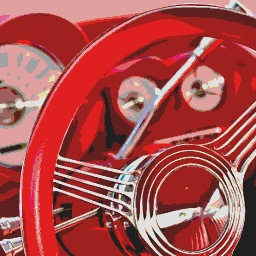
//> input picture img/0.jpg, 256 x 256 px
$ ./6.Image_smoothing img/0.jpg   (built with g++ and OpenCV 4)
//> lines starting //> are read from the running program, lines starting //| are printed output that depends on the picture
#include "opencv2/imgproc/imgproc.hpp"
#include "opencv2/highgui/highgui.hpp"
#include "opencv\cv.h"
#include <math.h>
#include <iostream>
using namespace cv;
using namespace std;

// 6 SMOOTH IMAGES

// Calculate PSNR
double getPSNR(const Mat& I1, const Mat& I2)
{
	Mat s1;
	absdiff(I1, I2, s1);       // |I1 - I2|
	s1.convertTo(s1, CV_32F);  // cannot make a square on 8 bits
	s1 = s1.mul(s1);           // |I1 - I2|^2

	Scalar s = sum(s1);         // sum elements per channel

	double sse = s.val[0] + s.val[1] + s.val[2]; // sum channels

	if (sse <= 1e-10) // for small values return zero
		return 0;
	else
	{
		double  mse = sse / (double)(I1.channels() * I1.total());
		double psnr = 10.0*log10((255 * 255) / mse);
		return psnr;
	}
}

int main(int argc, char** argv)
{
	// Print out usage
	if (argc != 2) {
		cout << "Usage: " << argv[0] << "[input]" << endl;
		return 0;
	}

	// Read the image data and store it in 'in'
	Mat in = imread(argv[1], CV_LOAD_IMAGE_ANYDEPTH | CV_LOAD_IMAGE_ANYCOLOR);
//> in is the input picture: 256 rows x 256 cols, CV_8UC3; mean B, G, R 77.4, 78.3, 171.3

	// Check whether the image is loaded or not
	if (in.empty()) {
		cout << "Error: Image cannot be loaded!" << endl;
		return -1;
	}

	// Display the original image
	imshow("Original", in);

	// Specify compression quality
	vector<int> params;
	params.push_back(CV_IMWRITE_JPEG_QUALITY);
	params.push_back(100);

	Mat dst;
	//char zBuffer[35];

	/*-----Gaussian Filter 5x5-----*/
	int i = 5;
	// Copy text tp buffer
	//_snprintf_s(zBuffer, 35, "Gaussian Filter: %d x %d", i, i);

	// smooth the img using Gaussian kernel and save it to "dst"
	GaussianBlur(in, dst, Size(i, i), 0, 0);

	// put the text in the 'zBuffer' to the 'dst' img
	// putText(dst, zBuffer, Point(in.cols / 8, in.rows / 8), CV_FONT_HERSHEY_PLAIN, 1, Scalar(222, 222, 222), 1);

	// show the blurred img
	imshow("Gaussian 5 x 5", dst);

	// Write img to file
	bool saveImg = imwrite("img_out/G-5.jpg", dst, params);

	if (!saveImg) {
		cout << "ERROR : Failed to save the image" << endl;
	}
	// calculate PSNR
	cout << "Gaussian 5 x 5: " << getPSNR(in, dst) << endl;
//> in getPSNR, `Scalar s = sum(s1);`: s = Scalar(23001417, 23181777, 19057697)
//> in getPSNR, `double sse = s.val[0] + s.val[1] + s.val[2];`: sse = 65240891
//> in getPSNR, `double  mse = sse / (double)(I1.channels() * I1.total());`: mse = 331.8
//> in getPSNR, `double psnr = 10.0*log10((255 * 255) / mse);`: psnr = 22.92
//| Gaussian 5 x 5: 22.9216

	/*-----Median Filter 5x5-----*/
	medianBlur(in, dst, i);
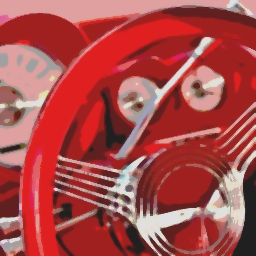
//> dst: 256 rows x 256 cols, CV_8UC3; mean B, G, R 74.8, 75.5, 170.8
	imshow("Median 5 x 5", dst);
	saveImg = imwrite("img_out/M-5.jpg", dst, params);
	if (!saveImg) {
		cout << "ERROR : Failed to save the image" << endl;
	}
	// calculate PSNR
	cout << "Median 5 x 5: " << getPSNR(in, dst) << endl;
//> in getPSNR (call 2), `s1 = s1.mul(s1);`:
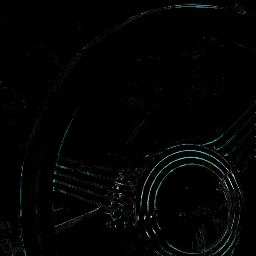
//> s1: 256 rows x 256 cols, CV_32FC3; mean B, G, R 514.5, 531.5, 410.1; drawn with min black and max white
//> in getPSNR (call 2), `Scalar s = sum(s1);`: s = Scalar(33728179, 34839048, 26882706)
//> in getPSNR (call 2), `double sse = s.val[0] + s.val[1] + s.val[2];`: sse = 95449933
//> in getPSNR (call 2), `double  mse = sse / (double)(I1.channels() * I1.total());`: mse = 485.5
//> in getPSNR (call 2), `double psnr = 10.0*log10((255 * 255) / mse);`: psnr = 21.27
//| Median 5 x 5: 21.2691

	/*-----Gaussian Filter 15x15-----*/
	i = 15;
	GaussianBlur(in, dst, Size(i, i), 0, 0);
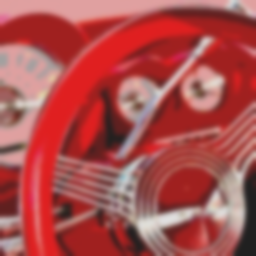
//> dst: 256 rows x 256 cols, CV_8UC3; mean B, G, R 77.4, 78.3, 171.3
	imshow("Gaussian 15 x 15", dst);
	saveImg = imwrite("img_out/G-15.jpg", dst, params);
	if (!saveImg) {
		cout << "ERROR : Failed to save the image" << endl;
	}
	// calculate PSNR
	cout << "Gaussian 15 x 15: " << getPSNR(in, dst) << endl;
//> in getPSNR (call 3), `s1 = s1.mul(s1);`:
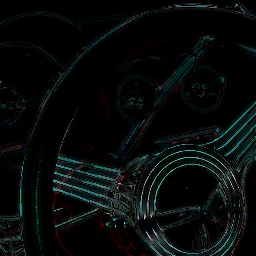
//> s1: 256 rows x 256 cols, CV_32FC3; mean B, G, R 1081.6, 1098.9, 762.7; drawn with min black and max white
//> in getPSNR (call 3), `Scalar s = sum(s1);`: s = Scalar(70901247, 72032065, 49996081)
//> in getPSNR (call 3), `double sse = s.val[0] + s.val[1] + s.val[2];`: sse = 192929393
//> in getPSNR (call 3), `double  mse = sse / (double)(I1.channels() * I1.total());`: mse = 981.3
//> in getPSNR (call 3), `double psnr = 10.0*log10((255 * 255) / mse);`: psnr = 18.21
//| Gaussian 15 x 15: 18.2128

	/*-----Median Filter 15x15-----*/
	medianBlur(in, dst, i);
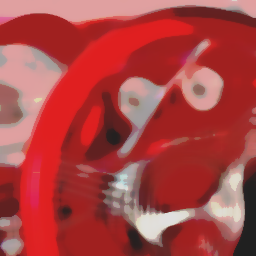
//> dst: 256 rows x 256 cols, CV_8UC3; mean B, G, R 68, 68.5, 171.4
	imshow("Median 15 x 15", dst);
	saveImg = imwrite("img_out/M-15.jpg", dst, params);
	if (!saveImg) {
		cout << "ERROR : Failed to save the image" << endl;
	}
	// calculate PSNR
	cout << "Median 15 x 15: " << getPSNR(in, dst) << endl;
//> in getPSNR (call 4), `absdiff(I1, I2, s1);`:
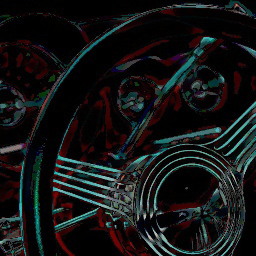
//> s1: 256 rows x 256 cols, CV_8UC3; mean B, G, R 21.3, 20.9, 20
//> in getPSNR (call 4), `s1 = s1.mul(s1);`:
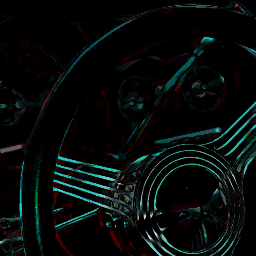
//> s1: 256 rows x 256 cols, CV_32FC3; mean B, G, R 1866.8, 1931.2, 1166.1; drawn with min black and max white
//> in getPSNR (call 4), `Scalar s = sum(s1);`: s = Scalar(122372564, 126589244, 76442294)
//> in getPSNR (call 4), `double sse = s.val[0] + s.val[1] + s.val[2];`: sse = 325404102
//> in getPSNR (call 4), `double  mse = sse / (double)(I1.channels() * I1.total());`: mse = 1655.1
//> in getPSNR (call 4), `double psnr = 10.0*log10((255 * 255) / mse);`: psnr = 15.94
//| Median 15 x 15: 15.9426
	waitKey(0);
	destroyAllWindows;
	return 0;
}

$ run again, on img/10.jpg
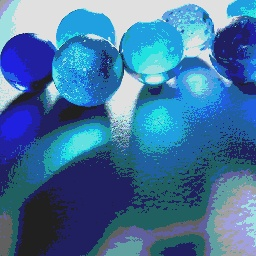
//> input picture img/10.jpg, 256 x 256 px
//> in is the input picture: 256 rows x 256 cols, CV_8UC3; mean B, G, R 158.8, 115.4, 66.8
//> s = Scalar(6762010, 7656860, 7311710)
//> sse = 21730580
//> mse = 110.5
//> psnr = 27.7
//| Gaussian 5 x 5: 27.6961
//| Median 5 x 5: 26.5198
//> in getPSNR (call 3), `absdiff(I1, I2, s1);`:
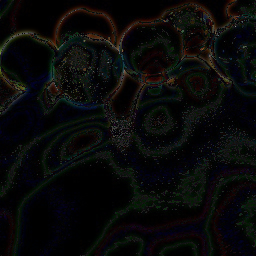
//> s1: 256 rows x 256 cols, CV_8UC3; mean B, G, R 9.1, 9.7, 9.3
//> s = Scalar(12778487, 16335619, 16734776)
//> sse = 45848882
//> mse = 233.2
//> psnr = 24.45
//| Gaussian 15 x 15: 24.4535
//> in getPSNR (call 4), `s1 = s1.mul(s1);`:
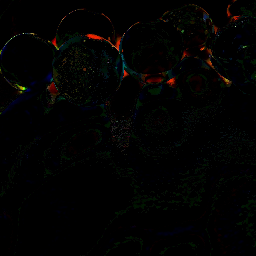
//> s1: 256 rows x 256 cols, CV_32FC3; mean B, G, R 250.9, 329.8, 351.8; drawn with min black and max white
//> s = Scalar(16440372, 21625837, 23078041)
//> sse = 61144250
//> mse = 311
//> psnr = 23.2
//| Median 15 x 15: 23.2033

$ run again, on img/11.jpg
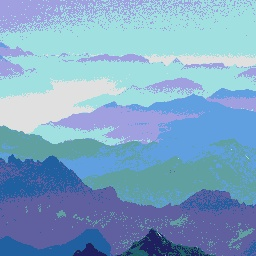
//> input picture img/11.jpg, 256 x 256 px
//> in is the input picture: 256 rows x 256 cols, CV_8UC3; mean B, G, R 197.7, 165.1, 126
//> in getPSNR, `absdiff(I1, I2, s1);`:
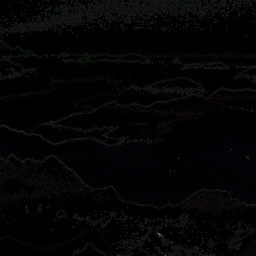
//> s1: 256 rows x 256 cols, CV_8UC3; mean B, G, R 4.2, 4.2, 4.2
//> s = Scalar(3676145, 4011451, 3780968)
//> sse = 11468564
//> mse = 58.33
//> psnr = 30.47
//| Gaussian 5 x 5: 30.4717
//| Median 5 x 5: 29.2692
//| Gaussian 15 x 15: 28.3201
//> in getPSNR (call 4), `absdiff(I1, I2, s1);`:
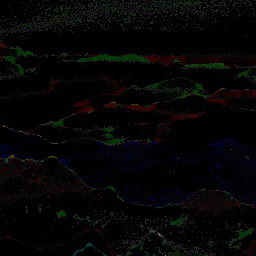
//> s1: 256 rows x 256 cols, CV_8UC3; mean B, G, R 5.5, 5.4, 5.7
//> s = Scalar(6268513, 10456832, 7752109)
//> sse = 24477454
//> mse = 124.5
//> psnr = 27.18
//| Median 15 x 15: 27.1792

$ run again, on img/12.jpg
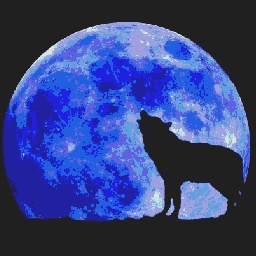
//> input picture img/12.jpg, 256 x 256 px
//> in is the input picture: 256 rows x 256 cols, CV_8UC3; mean B, G, R 130.4, 67, 53.3
//> s = Scalar(6558789, 6758365, 6300390)
//> sse = 19617544
//> mse = 99.78
//> psnr = 28.14
//| Gaussian 5 x 5: 28.1404
//| Median 5 x 5: 27.5707
//| Gaussian 15 x 15: 23.9856
//> in getPSNR (call 4), `absdiff(I1, I2, s1);`:
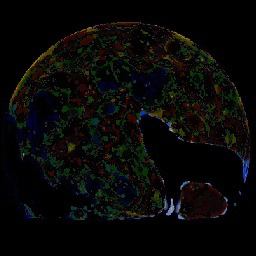
//> s1: 256 rows x 256 cols, CV_8UC3; mean B, G, R 7.6, 8.5, 8.6
//> s = Scalar(17997573, 23360102, 20504070)
//> sse = 61861745
//> mse = 314.6
//> psnr = 23.15
//| Median 15 x 15: 23.1526
